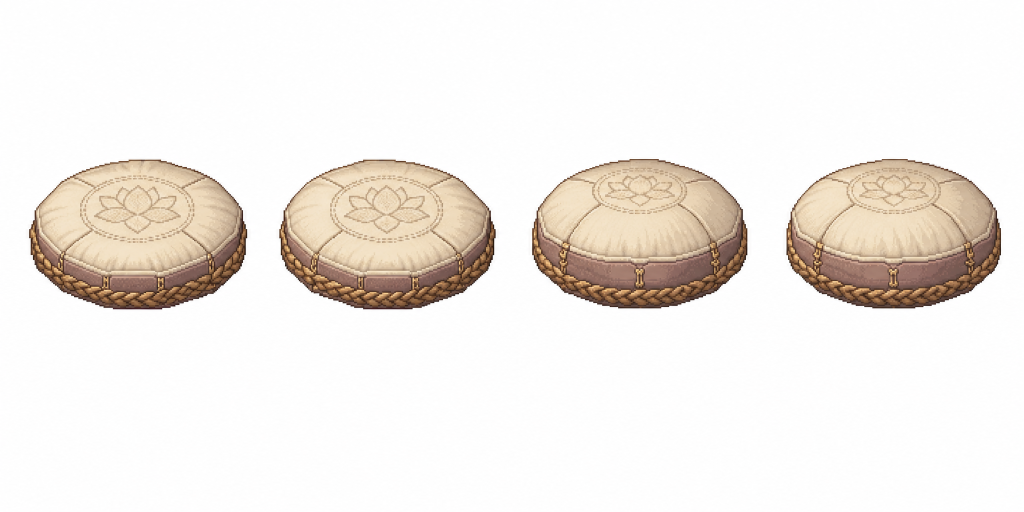
#> input picture assets/source/task42/chair_cushion_sheet_v1.png, 2048 x 1024 px (shown at 1/2 size)
$ python cut_task42_furniture_batch3.py
#> lines starting #> are read from the running program, lines starting #| are printed output that depends on the picture
#!/usr/bin/env python3
from pathlib import Path
from PIL import Image, ImageDraw

ROOT = Path(__file__).resolve().parents[1]
SRC_DIR = ROOT / "assets/source/task42"

ITEMS = {
    "chair_cushion": {
        "src": "chair_cushion_sheet_v1.png",
        "out_dir": ROOT / "assets/furniture/chair",
        "canvas": (250, 165),
        "pad": 8,
        "boxes": [
            (35, 298, 515, 640),
            (538, 298, 1012, 640),
            (1042, 296, 1516, 638),
            (1552, 296, 2023, 638),
        ],
    },
    "chair_taishi": {
        "src": "chair_taishi_sheet_v1.png",
        "out_dir": ROOT / "assets/furniture/chair",
        "canvas": (262, 271),
        "pad": 10,
        "boxes": [
            (50, 164, 490, 810),
            (612, 170, 1028, 810),
            (1056, 206, 1486, 810),
            (1600, 206, 2028, 812),
        ],
    },
    "table_tea": {
        "src": "table_tea_sheet_v1.png",
        "out_dir": ROOT / "assets/furniture/table",
        "canvas": (272, 207),
        "pad": 10,
        "boxes": [
            (30, 316, 504, 656),
            (538, 316, 1002, 656),
            (1048, 316, 1510, 656),
            (1546, 316, 2018, 656),
        ],
    },
    "table_desk": {
        "src": "table_desk_sheet_v1.png",
        "out_dir": ROOT / "assets/furniture/table",
        "canvas": (273, 230),
        "pad": 8,
        "boxes": [
            (24, 278, 510, 694),
            (540, 278, 1020, 694),
            (1040, 286, 1512, 696),
            (1542, 278, 2022, 696),
        ],
    },
    "storage_chest": {
        "src": "storage_chest_sheet_v1.png",
        "out_dir": ROOT / "assets/furniture/storage",
        "canvas": (289, 274),
        "pad": 10,
        "boxes": [
            (46, 258, 510, 710),
            (534, 260, 1018, 728),
            (1058, 258, 1538, 714),
            (1540, 258, 2004, 710),
        ],
    },
}

SUFFIXES = ["", "_r1", "_r2", "_r3"]


def white_to_alpha(im):
    im = im.convert("RGBA")
    px = im.load()
    for y in range(im.height):
        for x in range(im.width):
            r, g, b, a = px[x, y]
            dist = max(0, 255 - min(r, g, b))
            if r > 248 and g > 248 and b > 248:
                px[x, y] = (r, g, b, 0)
            elif r > 242 and g > 242 and b > 242:
                px[x, y] = (r, g, b, min(a, dist * 5))
    return im


def remove_small_fragments(im, min_area=120):
    alpha = im.getchannel("A")
    w, h = im.size
    pix = alpha.load()
    seen = set()
    comps = []
    for y in range(h):
        for x in range(w):
            if pix[x, y] <= 8 or (x, y) in seen:
                continue
            stack = [(x, y)]
            seen.add((x, y))
            pts = []
            while stack:
                px, py = stack.pop()
                pts.append((px, py))
                for nx in (px - 1, px, px + 1):
                    for ny in (py - 1, py, py + 1):
                        if nx < 0 or ny < 0 or nx >= w or ny >= h or (nx, ny) in seen:
                            continue
                        if pix[nx, ny] > 8:
                            seen.add((nx, ny))
                            stack.append((nx, ny))
            comps.append(pts)
    keep = set()
    for pts in comps:
        if len(pts) >= min_area:
            keep.update(pts)
    out = Image.new("RGBA", im.size, (0, 0, 0, 0))
    src = im.load()
    dst = out.load()
    for x, y in keep:
        dst[x, y] = src[x, y]
    return out


def strip_edge_alpha(im):
    px = im.load()
    w, h = im.size
    for x in range(w):
        px[x, 0] = px[x, 0][:3] + (0,)
        px[x, h - 1] = px[x, h - 1][:3] + (0,)
    for y in range(h):
        px[0, y] = px[0, y][:3] + (0,)
        px[w - 1, y] = px[w - 1, y][:3] + (0,)
    return im


def fit_canvas(crop, canvas, pad):
    crop = remove_small_fragments(white_to_alpha(crop))
    bbox = crop.getchannel("A").getbbox()
    out = Image.new("RGBA", canvas, (0, 0, 0, 0))
    if not bbox:
        return out
    spr = crop.crop(bbox)
    max_w = canvas[0] - pad * 2
    max_h = canvas[1] - pad * 2
    scale = min(max_w / spr.width, max_h / spr.height)
    nw = max(1, int(spr.width * scale))
    nh = max(1, int(spr.height * scale))
    spr = spr.resize((nw, nh), Image.Resampling.LANCZOS)
    out.alpha_composite(spr, ((canvas[0] - nw) // 2, canvas[1] - pad - nh))
    return strip_edge_alpha(remove_small_fragments(out))


def make_preview(paths, out_path):
    cell_w = max(Image.open(p).width for p in paths) + 22
    cell_h = max(Image.open(p).height for p in paths) + 42
    rows = (len(paths) + 3) // 4
    preview = Image.new("RGBA", (cell_w * 4, cell_h * rows), (232, 229, 218, 255))
    d = ImageDraw.Draw(preview)
    for idx, path in enumerate(paths):
        im = Image.open(path).convert("RGBA")
        x = (idx % 4) * cell_w + (cell_w - im.width) // 2
        y = (idx // 4) * cell_h + 10
        preview.alpha_composite(im, (x, y))
        d.text(((idx % 4) * cell_w + 8, y + im.height + 8), path.stem, fill=(0, 0, 0, 255))
    preview.save(out_path)


def main():
    written = []
    for item_id, cfg in ITEMS.items():
        sheet = Image.open(SRC_DIR / cfg["src"]).convert("RGBA")
        cfg["out_dir"].mkdir(parents=True, exist_ok=True)
        for suffix, box in zip(SUFFIXES, cfg["boxes"]):
            out = fit_canvas(sheet.crop(box), cfg["canvas"], cfg["pad"])
            path = cfg["out_dir"] / f"{item_id}{suffix}.png"
            out.save(path)
            written.append(path)
#> this loop made 4 passes
#> pass 1, in white_to_alpha, `im = im.convert("RGBA")`:
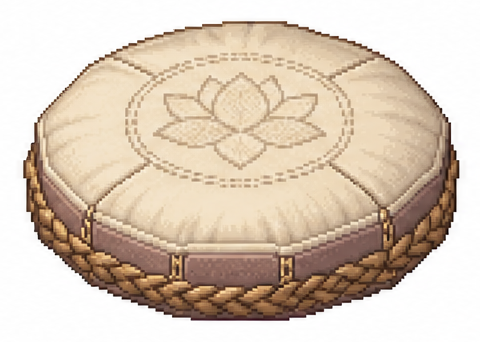
#> im: PIL image 480x342 RGBA; mean R, G, B, A 216.3, 200.5, 183.8, 255
#> pass 1, in remove_small_fragments, `alpha = im.getchannel("A")`:
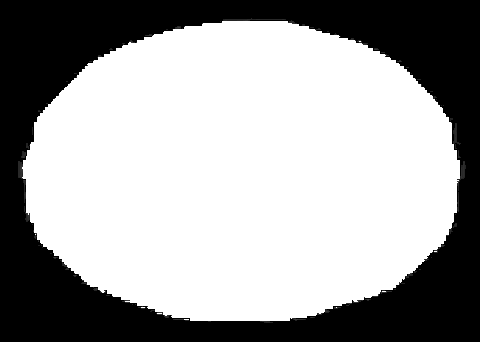
#> alpha: PIL image 480x342 L; min 0, max 255, mean 162.6
#> after the loop:
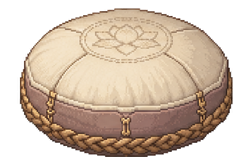
#> out: PIL image 250x165 RGBA; mean R, G, B, A 118.2, 101.8, 86.5, 158; transparent parts drawn white
#> after the loop, written = 4 items
    make_preview(written, ROOT / "preview_task42_furniture_batch3_x2.png")


if __name__ == "__main__":
#> (the run stopped early here; a loop or call above may not have finished)
